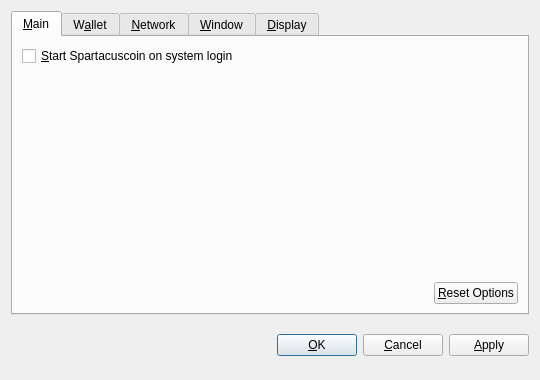
<?xml version="1.0" encoding="UTF-8"?>
<ui version="4.0">
 <class>OptionsDialog</class>
 <widget class="QDialog" name="OptionsDialog">
  <property name="geometry">
   <rect>
    <x>0</x>
    <y>0</y>
    <width>540</width>
    <height>380</height>
   </rect>
  </property>
  <property name="windowTitle">
   <string>Options</string>
  </property>
  <property name="modal">
   <bool>true</bool>
  </property>
  <layout class="QVBoxLayout" name="verticalLayout">
   <item>
    <widget class="QTabWidget" name="tabWidget">
     <property name="tabPosition">
      <enum>QTabWidget::North</enum>
     </property>
     <property name="currentIndex">
      <number>0</number>
     </property>
     <widget class="QWidget" name="tabMain">
      <attribute name="title">
       <string>&amp;Main</string>
      </attribute>
      <layout class="QVBoxLayout" name="verticalLayout_Main">
       <item>
        <widget class="QCheckBox" name="bitcoinAtStartup">
         <property name="toolTip">
          <string>Automatically start Spartacuscoin after logging in to the system.</string>
         </property>
         <property name="text">
          <string>&amp;Start Spartacuscoin on system login</string>
         </property>
        </widget>
       </item>
       <item>
        <spacer name="verticalSpacer_Main">
         <property name="orientation">
          <enum>Qt::Vertical</enum>
         </property>
         <property name="sizeHint" stdset="0">
          <size>
           <width>20</width>
           <height>40</height>
          </size>
         </property>
        </spacer>
       </item>
       <item>
        <layout class="QHBoxLayout" name="horizontalLayout_2_Main">
         <item>
          <spacer name="horizontalSpacer_2_Main">
           <property name="orientation">
            <enum>Qt::Horizontal</enum>
           </property>
           <property name="sizeHint" stdset="0">
            <size>
             <width>40</width>
             <height>20</height>
            </size>
           </property>
          </spacer>
         </item>
         <item>
          <widget class="QPushButton" name="resetButton">
           <property name="toolTip">
            <string>Reset all client options to default.</string>
           </property>
           <property name="text">
            <string>&amp;Reset Options</string>
           </property>
           <property name="autoDefault">
            <bool>false</bool>
           </property>
          </widget>
         </item>
        </layout>
       </item>
      </layout>
     </widget>
     <widget class="QWidget" name="tabWallet">
      <attribute name="title">
       <string>W&amp;allet</string>
      </attribute>
      <layout class="QVBoxLayout" name="verticalLayout_Network">
       <item>
        <widget class="QLabel" name="transactionFeeInfoLabel">
         <property name="text">
          <string>Optional transaction fee per kB that helps make sure your transactions are processed quickly. Most transactions are 1 kB.</string>
         </property>
         <property name="textFormat">
          <enum>Qt::PlainText</enum>
         </property>
         <property name="wordWrap">
          <bool>true</bool>
         </property>
        </widget>
       </item>
       <item>
        <layout class="QHBoxLayout" name="horizontalLayout_1_Main">
         <item>
          <widget class="QLabel" name="transactionFeeLabel">
           <property name="text">
            <string>Pay transaction &amp;fee</string>
           </property>
           <property name="textFormat">
            <enum>Qt::PlainText</enum>
           </property>
           <property name="buddy">
            <cstring>transactionFee</cstring>
           </property>
          </widget>
         </item>
         <item>
          <widget class="BitcoinAmountField" name="transactionFee"/>
         </item>
         <item>
          <spacer name="horizontalSpacer_1_Main">
           <property name="orientation">
            <enum>Qt::Horizontal</enum>
           </property>
           <property name="sizeHint" stdset="0">
            <size>
             <width>40</width>
             <height>20</height>
            </size>
           </property>
          </spacer>
         </item>
        </layout>
       </item>
       <item>
        <widget class="QLabel" name="label">
         <property name="text">
          <string>If you disable the spending of unconfirmed change, the change from a transaction cannot be used until that transaction has at least one confirmation. This also affects how your balance is computed.</string>
         </property>
         <property name="wordWrap">
          <bool>true</bool>
         </property>
        </widget>
       </item>
       <item>
        <widget class="QCheckBox" name="spendZeroConfChange">
         <property name="text">
          <string>Spend unconfirmed change  (experts only)</string>
         </property>
        </widget>
       </item>
       <item>
        <spacer name="verticalSpacer">
         <property name="orientation">
          <enum>Qt::Vertical</enum>
         </property>
         <property name="sizeHint" stdset="0">
          <size>
           <width>20</width>
           <height>40</height>
          </size>
         </property>
        </spacer>
       </item>
      </layout>
     </widget>
     <widget class="QWidget" name="tabNetwork">
      <attribute name="title">
       <string>&amp;Network</string>
      </attribute>
      <layout class="QVBoxLayout" name="verticalLayout_Network">
       <item>
        <widget class="QCheckBox" name="mapPortUpnp">
         <property name="toolTip">
          <string>Automatically open the Spartacuscoin client port on the router. This only works when your router supports UPnP and it is enabled.</string>
         </property>
         <property name="text">
          <string>Map port using &amp;UPnP</string>
         </property>
        </widget>
       </item>
       <item>
        <widget class="QCheckBox" name="connectSocks">
         <property name="toolTip">
          <string>Connect to the Spartacuscoin network through a SOCKS proxy (e.g. when connecting through Tor).</string>
         </property>
         <property name="text">
          <string>&amp;Connect through SOCKS proxy:</string>
         </property>
        </widget>
       </item>
       <item>
        <layout class="QHBoxLayout" name="horizontalLayout_Network">
         <item>
          <widget class="QLabel" name="proxyIpLabel">
           <property name="text">
            <string>Proxy &amp;IP:</string>
           </property>
           <property name="textFormat">
            <enum>Qt::PlainText</enum>
           </property>
           <property name="buddy">
            <cstring>proxyIp</cstring>
           </property>
          </widget>
         </item>
         <item>
          <widget class="QValidatedLineEdit" name="proxyIp">
           <property name="maximumSize">
            <size>
             <width>140</width>
             <height>16777215</height>
            </size>
           </property>
           <property name="toolTip">
            <string>IP address of the proxy (e.g. 127.0.0.1)</string>
           </property>
          </widget>
         </item>
         <item>
          <widget class="QLabel" name="proxyPortLabel">
           <property name="text">
            <string>&amp;Port:</string>
           </property>
           <property name="textFormat">
            <enum>Qt::PlainText</enum>
           </property>
           <property name="buddy">
            <cstring>proxyPort</cstring>
           </property>
          </widget>
         </item>
         <item>
          <widget class="QLineEdit" name="proxyPort">
           <property name="maximumSize">
            <size>
             <width>55</width>
             <height>16777215</height>
            </size>
           </property>
           <property name="toolTip">
            <string>Port of the proxy (e.g. 9050)</string>
           </property>
          </widget>
         </item>
         <item>
          <widget class="QLabel" name="socksVersionLabel">
           <property name="text">
            <string>SOCKS &amp;Version:</string>
           </property>
           <property name="textFormat">
            <enum>Qt::PlainText</enum>
           </property>
           <property name="buddy">
            <cstring>socksVersion</cstring>
           </property>
          </widget>
         </item>
         <item>
          <widget class="QValueComboBox" name="socksVersion">
           <property name="toolTip">
            <string>SOCKS version of the proxy (e.g. 5)</string>
           </property>
          </widget>
         </item>
         <item>
          <spacer name="horizontalSpacer_Network">
           <property name="orientation">
            <enum>Qt::Horizontal</enum>
           </property>
           <property name="sizeHint" stdset="0">
            <size>
             <width>40</width>
             <height>20</height>
            </size>
           </property>
          </spacer>
         </item>
        </layout>
       </item>
       <item>
        <spacer name="verticalSpacer_Network">
         <property name="orientation">
          <enum>Qt::Vertical</enum>
         </property>
         <property name="sizeHint" stdset="0">
          <size>
           <width>20</width>
           <height>40</height>
          </size>
         </property>
        </spacer>
       </item>
      </layout>
     </widget>
     <widget class="QWidget" name="tabWindow">
      <attribute name="title">
       <string>&amp;Window</string>
      </attribute>
      <layout class="QVBoxLayout" name="verticalLayout_Window">
       <item>
        <widget class="QCheckBox" name="minimizeToTray">
         <property name="toolTip">
          <string>Show only a tray icon after minimizing the window.</string>
         </property>
         <property name="text">
          <string>&amp;Minimize to the tray instead of the taskbar</string>
         </property>
        </widget>
       </item>
       <item>
        <widget class="QCheckBox" name="minimizeOnClose">
         <property name="toolTip">
          <string>Minimize instead of exit the application when the window is closed. When this option is enabled, the application will be closed only after selecting Quit in the menu.</string>
         </property>
         <property name="text">
          <string>M&amp;inimize on close</string>
         </property>
        </widget>
       </item>
       <item>
        <spacer name="verticalSpacer_Window">
         <property name="orientation">
          <enum>Qt::Vertical</enum>
         </property>
         <property name="sizeHint" stdset="0">
          <size>
           <width>20</width>
           <height>40</height>
          </size>
         </property>
        </spacer>
       </item>
      </layout>
     </widget>
     <widget class="QWidget" name="tabDisplay">
      <attribute name="title">
       <string>&amp;Display</string>
      </attribute>
      <layout class="QVBoxLayout" name="verticalLayout_Display">
       <item>
        <layout class="QHBoxLayout" name="horizontalLayout_1_Display">
         <item>
          <widget class="QLabel" name="langLabel">
           <property name="text">
            <string>User Interface &amp;language:</string>
           </property>
           <property name="textFormat">
            <enum>Qt::PlainText</enum>
           </property>
           <property name="buddy">
            <cstring>lang</cstring>
           </property>
          </widget>
         </item>
         <item>
          <widget class="QValueComboBox" name="lang">
           <property name="toolTip">
            <string>The user interface language can be set here. This setting will take effect after restarting Spartacuscoin.</string>
           </property>
          </widget>
         </item>
        </layout>
       </item>
       <item>
        <layout class="QHBoxLayout" name="horizontalLayout_2_Display">
         <item>
          <widget class="QLabel" name="unitLabel">
           <property name="text">
            <string>&amp;Unit to show amounts in:</string>
           </property>
           <property name="textFormat">
            <enum>Qt::PlainText</enum>
           </property>
           <property name="buddy">
            <cstring>unit</cstring>
           </property>
          </widget>
         </item>
         <item>
          <widget class="QValueComboBox" name="unit">
           <property name="toolTip">
            <string>Choose the default subdivision unit to show in the interface and when sending coins.</string>
           </property>
          </widget>
         </item>
        </layout>
       </item>
       <item>
        <widget class="QCheckBox" name="displayAddresses">
         <property name="toolTip">
          <string>Whether to show Spartacuscoin addresses in the transaction list or not.</string>
         </property>
         <property name="text">
          <string>&amp;Display addresses in transaction list</string>
         </property>
        </widget>
       </item>
       <item>
        <widget class="QCheckBox" name="coinControlFeatures">
         <property name="toolTip">
          <string>Whether to show coin control features or not.</string>
         </property>
         <property name="text">
          <string>Display coin &amp;control features (experts only!)</string>
         </property>
        </widget>
       </item>
       <item>
        <spacer name="verticalSpacer_Display">
         <property name="orientation">
          <enum>Qt::Vertical</enum>
         </property>
         <property name="sizeHint" stdset="0">
          <size>
           <width>20</width>
           <height>40</height>
          </size>
         </property>
        </spacer>
       </item>
      </layout>
     </widget>
    </widget>
   </item>
   <item>
    <layout class="QHBoxLayout" name="horizontalLayout_Buttons">
     <item>
      <spacer name="horizontalSpacer_1">
       <property name="orientation">
        <enum>Qt::Horizontal</enum>
       </property>
       <property name="sizeHint" stdset="0">
        <size>
         <width>40</width>
         <height>48</height>
        </size>
       </property>
      </spacer>
     </item>
     <item>
      <widget class="QLabel" name="statusLabel">
       <property name="font">
        <font>
         <weight>75</weight>
         <bold>true</bold>
        </font>
       </property>
       <property name="text">
        <string/>
       </property>
       <property name="textFormat">
        <enum>Qt::PlainText</enum>
       </property>
       <property name="wordWrap">
        <bool>true</bool>
       </property>
      </widget>
     </item>
     <item>
      <spacer name="horizontalSpacer_2">
       <property name="orientation">
        <enum>Qt::Horizontal</enum>
       </property>
       <property name="sizeHint" stdset="0">
        <size>
         <width>40</width>
         <height>48</height>
        </size>
       </property>
      </spacer>
     </item>
     <item>
      <widget class="QPushButton" name="okButton">
       <property name="text">
        <string>&amp;OK</string>
       </property>
      </widget>
     </item>
     <item>
      <widget class="QPushButton" name="cancelButton">
       <property name="text">
        <string>&amp;Cancel</string>
       </property>
       <property name="autoDefault">
        <bool>false</bool>
       </property>
      </widget>
     </item>
     <item>
      <widget class="QPushButton" name="applyButton">
       <property name="text">
        <string>&amp;Apply</string>
       </property>
       <property name="autoDefault">
        <bool>false</bool>
       </property>
      </widget>
     </item>
    </layout>
   </item>
  </layout>
 </widget>
 <customwidgets>
  <customwidget>
   <class>BitcoinAmountField</class>
   <extends>QSpinBox</extends>
   <header>bitcoinamountfield.h</header>
  </customwidget>
  <customwidget>
   <class>QValueComboBox</class>
   <extends>QComboBox</extends>
   <header>qvaluecombobox.h</header>
  </customwidget>
  <customwidget>
   <class>QValidatedLineEdit</class>
   <extends>QLineEdit</extends>
   <header>qvalidatedlineedit.h</header>
  </customwidget>
 </customwidgets>
 <resources/>
 <connections/>
</ui>
